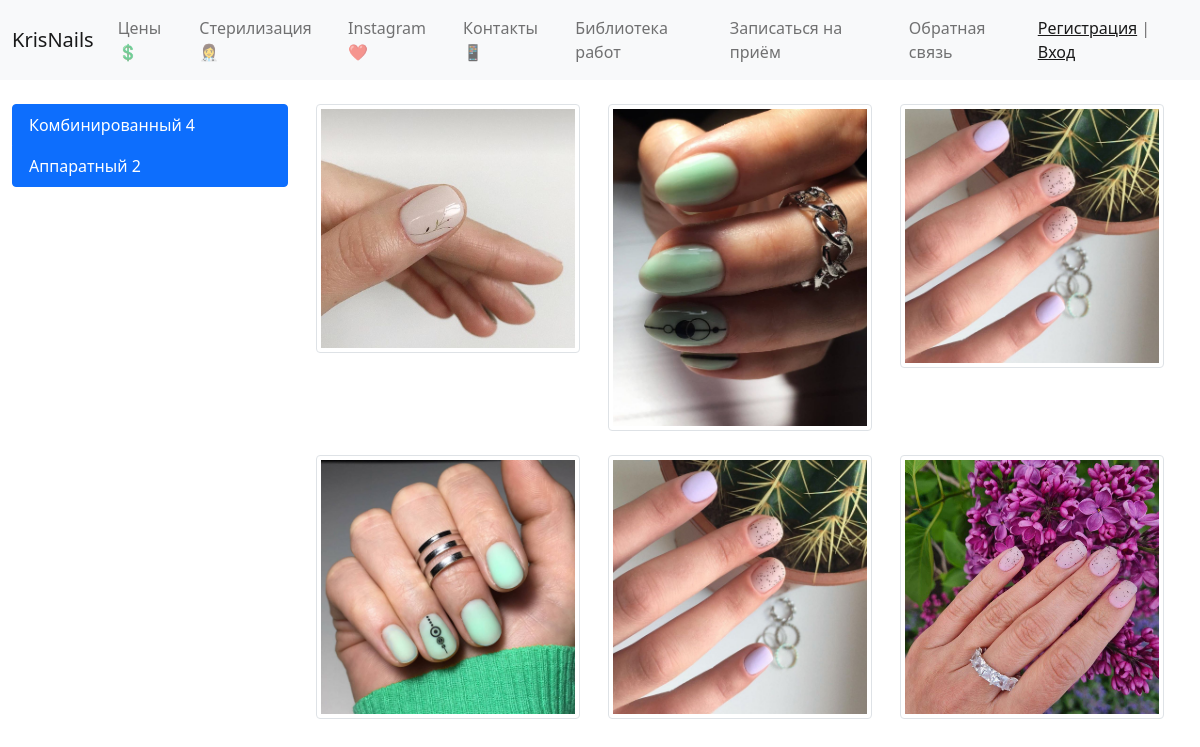
Before: /services/works/ with the older database file.
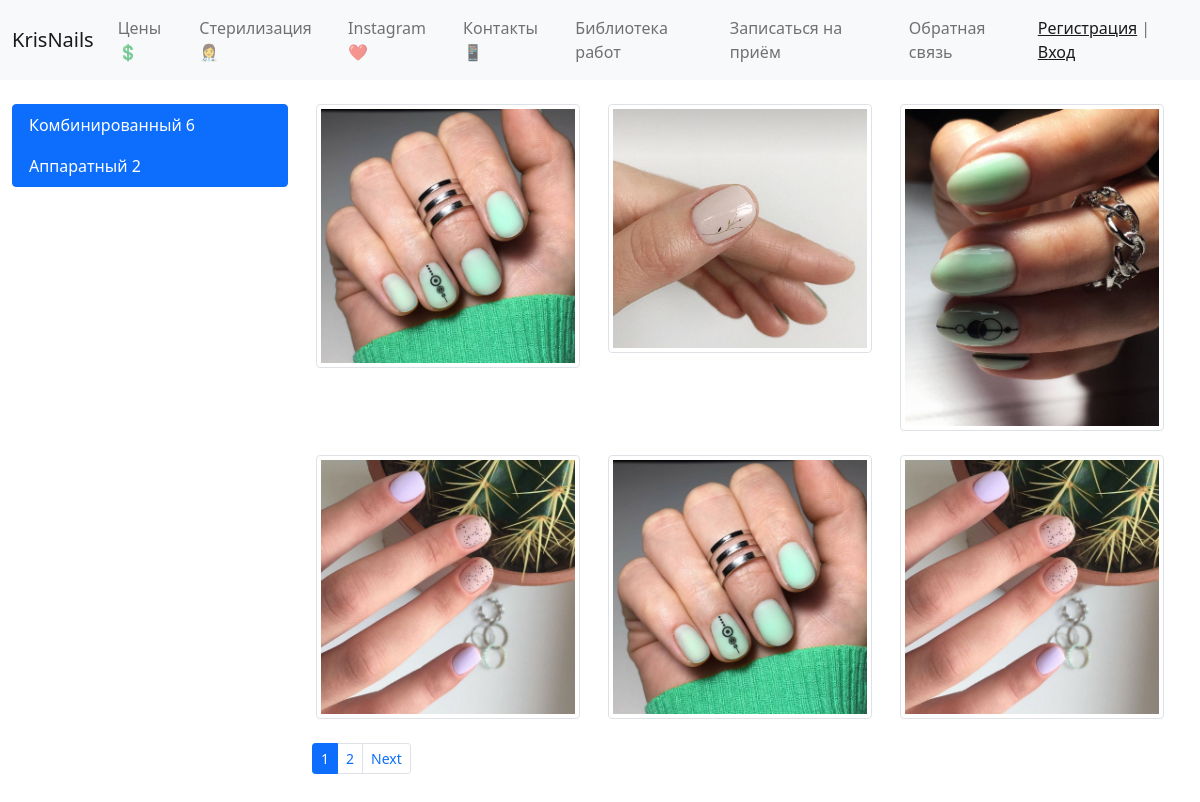
After: the same page with the newer database file.
### services/models.py (models this page shows, shortened)
class Category(models.Model):
    category_name = models.CharField(max_length=150, verbose_name='Тип услуги')
    content = models.TextField(verbose_name='Описание услуги', blank=True)
    price = models.IntegerField(verbose_name='Стоимость')
    duration = models.CharField(blank=True, max_length=100, verbose_name='продолжительность')
    created_at = models.DateTimeField(auto_now_add=True, verbose_name='Дата добавления услуги')
    updated_at = models.DateTimeField(auto_now=True, verbose_name='Дата изменения')
    is_published = models.BooleanField(default=True, verbose_name='Опубликовано')
    class Meta:
        verbose_name = 'Категория'
        verbose_name_plural = 'Категории'
    def get_absolute_url(self):
        return reverse('services:show_works_by_category', kwargs={'category_id': self.pk})

class Visit(models.Model):
    client = models.ForeignKey(Client, on_delete=models.SET_NULL, null=True, verbose_name='Клиент', blank=True)
    category = models.ForeignKey(Category, on_delete=models.PROTECT, verbose_name='Услуга', blank=True)
    additional = models.ManyToManyField(Additional, blank=True, verbose_name='Доп. услуги')
    work_date = models.DateTimeField(auto_now_add=True, verbose_name='Дата визита', blank=True)
    price = models.IntegerField(default='250', verbose_name='Стоимость', blank=True)
    duration = models.DurationField(default='03:00:00', help_text='часы:минуты:секунды',
                                    verbose_name='Длительность процедуры', blank=True)
    content = models.TextField(blank=True, verbose_name='Описание процедуры')
    created_at = models.DateTimeField(auto_now_add=True, verbose_name='Дата добавления')
    updated_at = models.DateTimeField(auto_now=True, verbose_name='Дата изменения')
    is_published = models.BooleanField(default=False, verbose_name='Опубликовано')
    photo_before = models.ImageField(upload_to='photo/visits/before/%Y/%m/%d', blank=True, verbose_name='Фото до')
    photo_after = models.ImageField(upload_to='photo/visits/after/%Y/%m/%d', blank=True, verbose_name='Фото после')
    class Meta:
        verbose_name = 'Визит'
        verbose_name_plural = 'Визиты'
        ordering = ['-work_date']
    def get_absolute_url(self):
        return reverse('services:show_work', kwargs={'pk': self.pk})

### services/views.py (the view)
# urls.py: path('works/', views.AllVisits.as_view(), name='all_visits'),
class AllVisits(ListView):
    model = Visit
    context_object_name = 'visits_list'
    template_name = 'services/visits_list.html'
    paginate_by = 6
    def get_queryset(self):
        return Visit.objects.filter(is_published=True, photo_after__contains='jpg', category__is_published=True)

### services/templatetags/services_tags.py (called while the page is built)
@register.inclusion_tag('services/list_categories.html')
def show_categories():
    categories_list = Category.objects.filter(is_published=True)
    categories_list = Category.objects.annotate(cnt=Count('visit', filter=F('visit__is_published'))).filter(cnt__gt=0)
    return {'categories_list': categories_list}

### services/templates/services/visits_list.html (shortened to what this page needs)
{% extends 'base.html' %}
{% load services_tags %}
{% block main %}
<div class="container-fluid my-4">
    <div class="row">
        <div class="col-md-3 mb-4">
            {% show_categories %}
        </div>
        <div class="row col-md-9">
            {% for step in visits_list %}
            <div class="d-flex justify-content-center col-md-4 mb-4 ps-md-3  ">
                <a href="{{ step.get_absolute_url }}"><img src="{{ step.photo_after.url }}"
                                                           class="img-fluid img-thumbnail d-flex justify-content-center"
                                                           width="304"
                                                           height="236"/></a>
            </div>
            {% endfor %}
            {% if page_obj.has_other_pages %}
            <nav aria-label="...">
                <ul class="pagination pagination-sm">
                    {% for p in page_obj.paginator.page_range %}
                    {% if page_obj.number == p %}
                        <li class="page-item active"><a class="page-link" href="?page={{ p }}">{{ p }}</a></li>
                    {% elif p > page_obj.number|add:-2 and p < page_obj.number|add:2 %}
                        <li class="page-item"><a class="page-link" href="?page={{ p }}">{{ p }}</a></li>
                    {% endif %}
                    {% endfor %}
                    {% if page_obj.has_next %}
                        <li class="page-item">
                            <a class="page-link" href="?page={{ page_obj.next_page_number }}">Next</a>
                        </li>
                    {% endif %}
                </ul>
            </nav>
            {% endif %}
        </div>
    </div>
</div>
{% endblock %}

### services/templates/services/list_categories.html
<div class="list-group">
    {% for item in categories_list %}
    <a href="{{ item.get_absolute_url }}" class="list-group-item list-group-item-action active"
       aria-current="true">{{ item.category_name }} {{item.cnt}} </a>
    {% endfor %}
</div>

Changed rows visible on the page:
no longer on this page (row unchanged): Visit: photo_after (picture)
computed for Category "Комбинированный": cnt "4" → "6"
added Visit: photo_after (picture)
Other visible differences:
new list line: "1"
new list line: "2"
text now shown: "Next"
